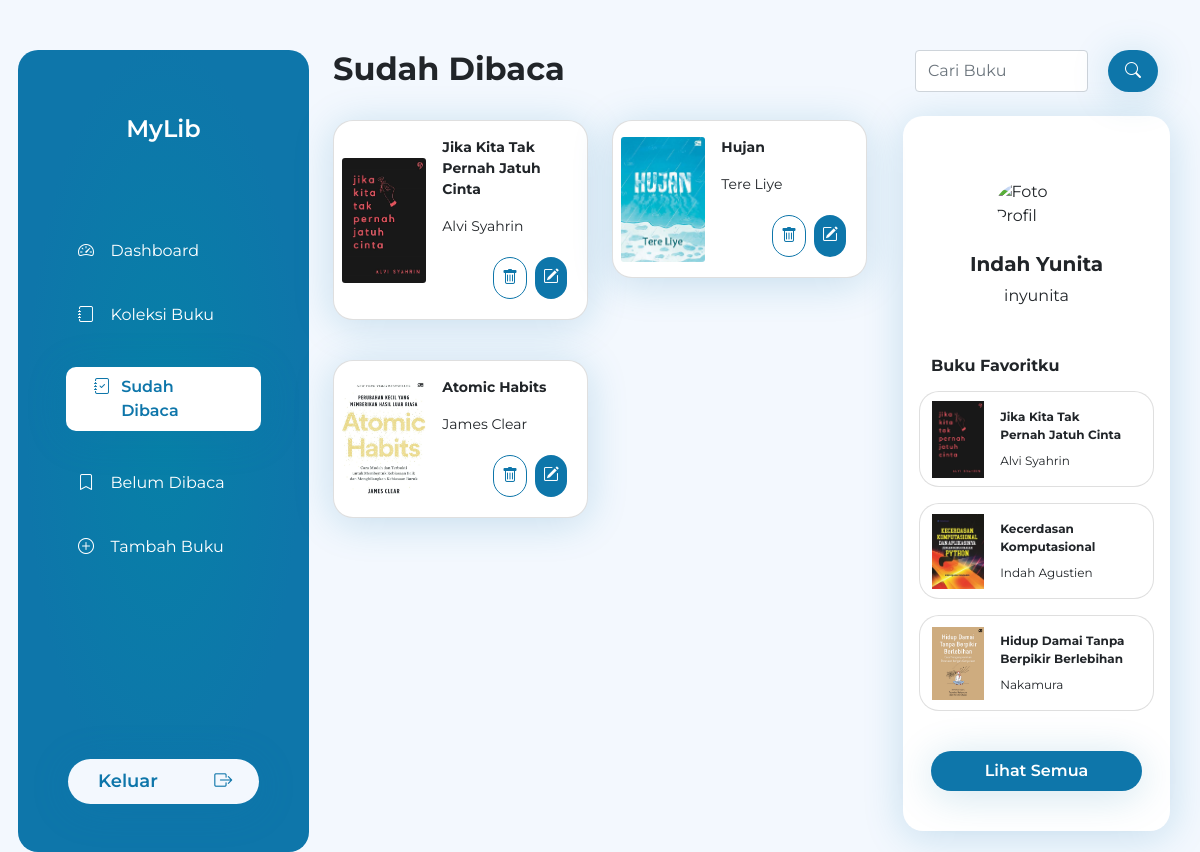
/sudah_dibaca.php (signed in), run on the app's committed database.
### tables this page shows
CREATE TABLE `buku` (
  `id_buku` char(5) NOT NULL,
  `judul_buku` varchar(50) NOT NULL,
  `nama_penulis` varchar(50) NOT NULL,
  `status_buku` varchar(25) NOT NULL,
  `is_favorite` varchar(25) NOT NULL,
  `foto_buku` varchar(100) NOT NULL
);

### querydb.php (called while the page is built, shortened)
<?php
$conn = mysqli_connect("localhost","root","","indah");
function query ($query){
    global $conn;
    $hasil = mysqli_query($conn, $query);
    $rows = [];
    while($row = mysqli_fetch_assoc($hasil)){
        $rows[] = $row;
    }
    return $rows;
}
?>

### sudah_dibaca.php (the view, shortened to what this page needs)
<?php
require 'querydb.php';
$buku = query("SELECT * FROM buku WHERE status_buku = 'sudah' ");
$topfav  = query("SELECT * FROM buku WHERE is_favorite = 'ya' LIMIT 3 ");
?>
<!DOCTYPE html>
<html lang="en">
<head>
</head>
<body>
<!DOCTYPE html>
<html lang="en">
  <head>
    <link href="https://cdn.jsdelivr.net/npm/bootstrap@5.1.3/dist/css/bootstrap.min.css" rel="stylesheet" />
    <link rel="stylesheet" href="https://cdn.jsdelivr.net/npm/bootstrap-icons@1.4.1/font/bootstrap-icons.css" />
    <link href="/your-path-to-fontawesome/css/all.css" rel="stylesheet" />
    <link rel="stylesheet" href="https://maxcdn.bootstrapcdn.com/font-awesome.min.css" />
    <link rel="stylesheet" href="css/style.css" />
  </head>
  <body class="d-flex justify-content-between">
    <div class="container main-menu">
      <div class="row row-cols-1 row-cols-md-3 gx-5 d-flex justify-content-between">
        <div class="col-md-3 side-kiri pt-3 p-2 pb-5">
          <div class="row">
            <h2 class="text-center pt-5 pb-5">MyLib</h2>
          </div>
          <a href="index.php" class="row link-menu justify-content-around ">
            <div class="col-md-2"><i class="bi bi-speedometer2"></i></div>
            <div class="col-md-10">Dashboard</div>
          </a>
          <a href="koleksi_buku.php" class="row link-menu justify-content-around ">
            <div class="col-md-2"><i class="bi bi-journal"></i></div>
            <div class="col-md-10">Koleksi Buku</div>
          </a>
          <a href="sudah_dibaca.php" class="row link-menu justify-content-around active1">
            <div class="col-md-2"><i class="bi bi-journal-check"></i></div>
            <div class="col-md-10">Sudah Dibaca</div>
          </a>
          <a href="belum_dibaca.php" class="row link-menu justify-content-around">
            <div class="col-md-2"><i class="bi bi-bookmark"></i></div>
            <div class="col-md-10">Belum Dibaca</div>
          </a>
          <a href="tambah_buku.php" class="row link-menu justify-content-around">
            <div class="col-md-2"><i class="bi bi-plus-circle"></i></div>
            <div class="col-md-10">Tambah Buku</div>
          </a>
          <a class="row button justify-content-around" href="keluar.php">
            <div class="col-md-9 isi">Keluar</div>
            <div class="col-md-3 isi"><i class="bi bi-box-arrow-right bold"></i></div>
          </a>
        </div>
        <div class="col-md-6 side-tengah">
          <div class="row row-cols-1 row-cols-md-3 g-4 d-flex justify-content-between">
            <div class="col-md-12">
              <h2 class="fw-bold">Sudah Dibaca</h2>
            </div>
            <?php foreach($buku as $row) :?>
            <div class="col-md-6">
              <div class="card mb-3 card-putih kecil">
                <div class="row g-0 ">
                  <div class="col-md-4 d-flex align-items-center">
                    <img class=" ms-2 card-img img-fluid" src="gambar/CoverBuku/<?= $row["foto_buku"];?>" alt="gambar" />
                  </div>
                  <div class="col-md-8">
                    <div class="card-body ms-2">
                      <p class="fw-bold"><?= $row["judul_buku"];?></p>
                      <p class="small-text"><?= $row["nama_penulis"];?></p>
                      <div class="d-flex justify-content-end">
                      <a class="bulet-putih m-1" href="delete.php?id=<?= $row["id_buku"]; ?>"onclick="return confirm('Apakah anda yakin akan menghapus data ini?');" ><i class="bi bi-trash"></i></a>
                      <a class="bulet-biru m-1" href="edit.php?id=<?= $row["id_buku"]; ?>"><i class="bi bi-pencil-square"></i></a>
                    </div>
                    </div>
                  </div>
                </div>
              </div>
            </div>
            <?php endforeach;?>
          </div>
        </div>
        <div class="col-md-3 side-kanan">
          <div class="row">
            <form action="" class="d-flex justify-content-between" method="POST">
              <input class="form-control form-control-lg-2" type="text" placeholder="Cari Buku" aria-label="default input example" name="keyword" id="cari" />
              <button type="submit" name="cari" class="btn btn-biru d-inline"><i class="bi bi-search"></i></button>
            </form>
          </div>
          <div class="row card-putih mt-4 p-3 fav">
            <img class="rounded-circle mx-auto d-block profil mt-5 mb-4" src="Gambar/FotoProfil/<?= $_SESSION["foto_profil"];?>" alt="Foto Profil" />
            <h5 class="text-center fw-bold"><?= $_SESSION["nama"];?></h5>
            <p class="text-center mb-5"><?= $_SESSION["username"];?></p>
            <h6 class="fw-bold mb-3">Buku Favoritku</h6>
            <?php foreach($topfav as $row) :?>
            <div class="card mb-3" style="max-width: 540px">
              <div class="row g-0">
                <div class="col-md-3 d-flex align-items-center">
                  <img src="Gambar/CoverBuku/<?= $row["foto_buku"];?>" class="img-fluid" alt="buku" />
                </div>
                <div class="col-md-9">
                  <div class="card-body">
                    <p class="card-title fw-bold"><?= $row["judul_buku"];?></p>
                    <p class="card-text"><?= $row["nama_penulis"];?></p>
                  </div>
                </div>
              </div>
            </div>
            <?php endforeach;?>
            <a href="favorit.php" class="mt-4 mb-4"><div class="button text-center">Lihat Semua</div></a>
          </div>
        </div>
      </div>
    </div>
  </body>
</html>
</body>
</html>

### css/style.css (style rules this page uses)
body { margin: 0; padding: 0; background-color: #f3f8fe; font-family: 'Montserrat', sans-serif; }
a { text-decoration: none; }
.main-menu { margin-top: 50px; }
.side-kiri { background: radial-gradient(47.67% 47.67% at 50% 46.8%, #0780a7 0%, #0e76aa 100%); border-radius: 20px; color: white; }
.side-kiri .link-menu { text-decoration: none; color: white; margin: 40px; font-size: 16px; transition: 0.5s ease; }
.side-kiri h2 { font-style: normal; font-weight: 600; font-size: 24px; line-height: 29px; }
.button { padding-left: 1em; padding-right: 1em; padding-top: 0.5em; padding-bottom: 0.5em; box-shadow: 0px 5px 40px rgba(14, 118, 170, 0.2); border-radius: 50px; font-style: normal; font-weight: 600; font-size: 18px; }
.btn-biru { background: #0e76aa; padding-left: 1em; padding-right: 1em; padding-top: 0.5em; padding-bottom: 0.5em; box-shadow: 0px 5px 40px rgba(14, 118, 170, 0.2); border-radius: 30px; color: white; margin-left: 20px; }
.side-kiri .button { background: #f3f8fe; color: #0e76aa; margin-left: 42px; margin-right: 42px; margin-top: 200px; }
.active1 { background-color: white; padding-left: 1em; padding-right: 1em; padding-top: 0.5em; padding-bottom: 0.5em; box-shadow: 0px 5px 40px rgba(14, 118, 170, 0.2); border-radius: 10px; }
.active1 div { color: #0e76aa; font-weight: 600; }
.card-putih { background: #ffffff; box-shadow: 0px 5px 40px rgba(14, 118, 170, 0.2); border-radius: 20px; }
.profil { width: 106px; }
.card { border-radius: 20px; }
.side-kanan .card-body p { font-size: 12px; }
.fav .button { background: #0e76aa; color: white; font-size: 16px; }
.kecil .card-body p { font-size: 14px; }
.bulet-biru { background: #0e76aa; border-radius: 30px; color: white; padding-left: 0.5em; padding-right: 0.5em; padding-top: 0.5em; padding-bottom: 0.5em; }
.bulet-putih { background: white; border-radius: 30px; border: 0.5px solid #0e76aa; color: #0e76aa; padding-left: 0.5em; padding-right: 0.5em; padding-top: 0.5em; padding-bottom: 0.5em; }

### data on the page
buku: foto_buku (picture), judul_buku "Jika Kita Tak Pernah Jatuh Cinta", nama_penulis "Alvi Syahrin"
buku: foto_buku (picture), judul_buku "Hujan", nama_penulis "Tere Liye"
buku: foto_buku (picture), judul_buku "Atomic Habits", nama_penulis "James Clear"
buku: foto_buku (picture), judul_buku "Kecerdasan Komputasional", nama_penulis "Indah Agustien"
buku: foto_buku (picture), judul_buku "Hidup Damai Tanpa Berpikir Berlebihan", nama_penulis "Nakamura"

### other printed values
$_SESSION["nama"] "Indah Yunita"
$_SESSION["username"] "inyunita"
